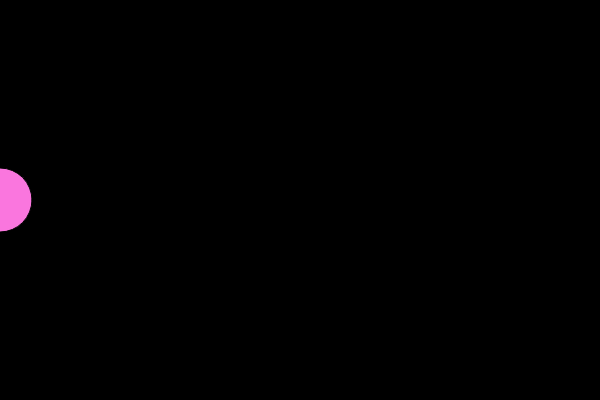
Frame 1 (no input)
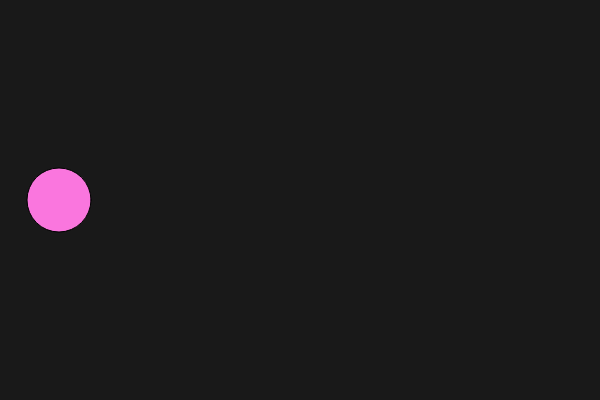
Frame 60 (no input)
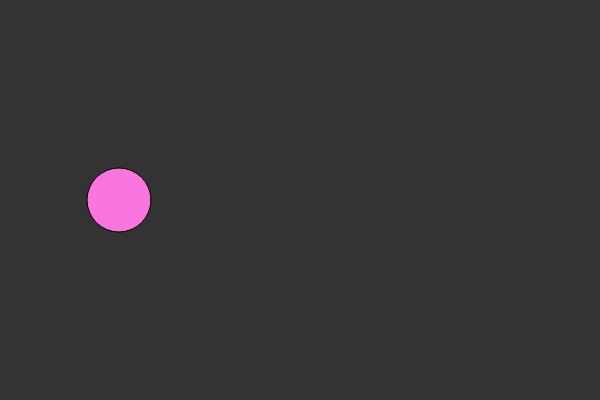
Frame 120 (the mouse pressed at the canvas centre since frame 60)

The p5.js sketch that drew these frames (run headless with seeded random() and noise() and a simulated clock; from frame 60 on, the mouse is pressed at the canvas centre):

// p5.js sketch
// ── sketch.js

var cols =0;
var poX =0; 

function setup() {
	createCanvas(600,400);
}

function draw() {
  cols = map(poX,0,600,0,255);
  background(cols);

  fill(250,118,222);
  ellipse(poX,200,64,64);
  if(poX < 650){
    poX +=1;
  }else{
    poX =0;
  }
  
 
  console.log(poX);
} 
